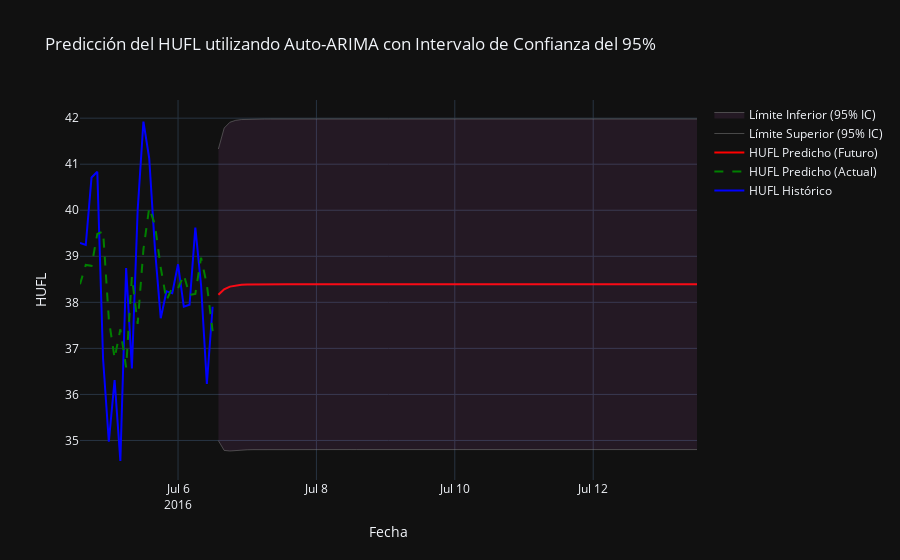

Notebook source saved alongside this figure:
### Code cell
import numpy as np
import pandas as pd
import plotly.graph_objects as go
from pmdarima import auto_arima  # Importamos auto_arima
from statsmodels.tsa.stattools import adfuller
from sklearn.metrics import mean_squared_error
from math import sqrt
import warnings
warnings.filterwarnings("ignore")
from datetime import datetime, timedelta

# Cargar datos
data = pd.read_csv("https://huggingface.co/datasets/pkr7098/time-series-forecasting-datasets/resolve/main/ETTh2.csv")
data['date'] = pd.to_datetime(data['date'])
data = data.head(168)
data.set_index('date', inplace=True)
data_2h = data.resample('2H').mean()
hull_data = data_2h[['HUFL']].dropna()  # Usamos HUFL como en el código anterior

# Split the data into training and test sets (80% train, 20% test)
total_rows = len(hull_data)
train_size = int(total_rows * 0.8)
test_size = total_rows - train_size
train = hull_data['HUFL'][:train_size]
test = hull_data['HUFL'][train_size:]

# Stationarity Testing (Dickey-Fuller)
def dickey_fuller_test(series, column_name):
    print(f'Resultados de la prueba de Dickey-Fuller para columna: {column_name}')
    dftest = adfuller(series, autolag='AIC')
    dfoutput = pd.Series(dftest[0:4], index=['Test Statistic', 'p-value', 'No Lags Used', 'Número de observaciones utilizadas'])
    for key, value in dftest[4].items():
        dfoutput[f'Critical Value ({key})'] = value
    print(dfoutput)
    if dftest[1] <= 0.05:
        print("Conclusión: Los datos son estacionarios")
    else:
        print("Conclusión: Los datos no son estacionarios")
    return dftest[1]

# Get p-value from test
p_value = dickey_fuller_test(train, "HUFL")

# Use the last two days (24 points at 2-hour intervals) for modeling
last_two_days = train[-24:]

# Fit auto_arima model - Optimiza automáticamente p, d, q
model = auto_arima(last_two_days, 
                   seasonal=False,  # No asumimos estacionalidad
                   start_p=0, start_q=0, max_p=5, max_q=5,  # Límites para p y q
                   d=None,  # Deja que auto_arima determine d, pero sabemos que es estacionaria
                   trace=True,  # Muestra el proceso de selección
                   error_action='ignore', 
                   suppress_warnings=True)
model_fit = model.fit(last_two_days)

# Forecast for one week (7 days = 7 * 12 = 84 data points at 2-hour intervals)
forecast_steps = 84
forecast = model.predict(n_periods=forecast_steps)

# Confidence intervals from the fitted model
forecast_obj = model_fit.predict(n_periods=forecast_steps, return_conf_int=True)
forecast, conf_int = forecast_obj[0], forecast_obj[1]
ci_lower = conf_int[:, 0]  # Límite inferior
ci_upper = conf_int[:, 1]  # Límite superior

# Create a date range for the forecast
last_date = last_two_days.index[-1]
forecast_dates = pd.date_range(start=last_date + timedelta(hours=2), periods=forecast_steps, freq='2H')

# Create a DataFrame for the forecast with confidence intervals
forecast_ci_df = pd.DataFrame({
    'HUFL_Predicho': forecast,
    'CI_Lower': ci_lower,
    'CI_Upper': ci_upper
}, index=forecast_dates)

# Combine historical and forecast data
historical_pred_df = pd.DataFrame({
    'HUFL_Historico': last_two_days,
    'HUFL_Predicho': model.predict_in_sample()  # Predicciones en la muestra
})

combined_df = pd.concat([historical_pred_df, forecast_ci_df], axis=0)

# Visualize the results
fig = go.Figure()

# Add historical values
fig.add_trace(go.Scatter(
    x=combined_df.index,
    y=combined_df['HUFL_Historico'],
    mode='lines',
    name='HUFL Histórico',
    line=dict(color='blue')
))

# Add predicted values for historical data
fig.add_trace(go.Scatter(
    x=combined_df.index[:len(last_two_days)],
    y=combined_df['HUFL_Predicho'][:len(last_two_days)],
    mode='lines',
    name='HUFL Predicho (Actual)',
    line=dict(color='green', dash='dash')
))

# Add future forecast
fig.add_trace(go.Scatter(
    x=forecast_ci_df.index,
    y=forecast_ci_df['HUFL_Predicho'],
    mode='lines',
    name='HUFL Predicho (Futuro)',
    line=dict(color='red')
))

# Add 95% confidence interval
fig.add_trace(go.Scatter(
    x=forecast_ci_df.index,
    y=forecast_ci_df['CI_Upper'],
    mode='lines',
    name='Límite Superior (95% IC)',
    line=dict(color='gray', width=0.5)
))

fig.add_trace(go.Scatter(
    x=forecast_ci_df.index,
    y=forecast_ci_df['CI_Lower'],
    mode='lines',
    name='Límite Inferior (95% IC)',
    line=dict(color='gray', width=0.5),
    fill='tonexty',
    fillcolor='rgba(200, 100, 200, 0.1)'
))

# Customize the plot
fig.update_layout(
    title='Predicción del HUFL utilizando Auto-ARIMA con Intervalo de Confianza del 95%',
    xaxis_title='Fecha',
    yaxis_title='HUFL',
    hovermode='x unified',
    template="plotly_dark",
    showlegend=True
)

# Show the plot
fig.show()

# Calculate error metrics on the test set
pred_test = model.predict(n_periods=len(test))
rmse = sqrt(mean_squared_error(test, pred_test))
mae = np.mean(np.abs(test - pred_test))
print(f"RMSE on test set: {rmse}")
print(f"MAE on test set: {mae}")

# Naive forecast: Use the last value of the training set for all test predictions
naive_forecast = np.full_like(test, test.iloc[0])

# Calculate error metrics for the naive forecast
rmse_naive = sqrt(mean_squared_error(test, naive_forecast))
mae_naive = np.mean(np.abs(test - naive_forecast))

print(f"Naive Forecast RMSE: {rmse_naive}")
print(f"Naive Forecast MAE: {mae_naive}")

# Print maximum and minimum of the series
print(f"Máximo: {hull_data['HUFL'].max()}")
print(f"Mínimo: {hull_data['HUFL'].min()}")

# Mostrar el orden seleccionado por auto_arima
print(f"Orden ARIMA seleccionado: {model.order}")
